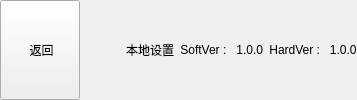
    <widget class="QFrame" name="frame_5">
     <property name="cursor">
      <cursorShape>BlankCursor</cursorShape>
     </property>
     <property name="contextMenuPolicy">
      <enum>Qt::NoContextMenu</enum>
     </property>
     <property name="frameShape">
      <enum>QFrame::NoFrame</enum>
     </property>
     <property name="frameShadow">
      <enum>QFrame::Raised</enum>
     </property>
     <property name="lineWidth">
      <number>0</number>
     </property>
     <layout class="QHBoxLayout" name="horizontalLayout" stretch="2,6,4,6,2">
      <property name="spacing">
       <number>6</number>
      </property>
      <property name="leftMargin">
       <number>0</number>
      </property>
      <property name="topMargin">
       <number>0</number>
      </property>
      <property name="rightMargin">
       <number>0</number>
      </property>
      <property name="bottomMargin">
       <number>0</number>
      </property>
      <item>
       <widget class="QPushButton" name="back_pushButton">
        <property name="sizePolicy">
         <sizepolicy hsizetype="Preferred" vsizetype="Preferred">
          <horstretch>0</horstretch>
          <verstretch>0</verstretch>
         </sizepolicy>
        </property>
        <property name="cursor">
         <cursorShape>BlankCursor</cursorShape>
        </property>
        <property name="focusPolicy">
         <enum>Qt::NoFocus</enum>
        </property>
        <property name="contextMenuPolicy">
         <enum>Qt::NoContextMenu</enum>
        </property>
        <property name="text">
         <string> 返回</string>
        </property>
        <property name="icon">
         <iconset resource="../../resources/master.qrc">
          <normaloff>:/web/icon/undo.png</normaloff>:/web/icon/undo.png</iconset>
        </property>
       </widget>
      </item>
      <item>
       <spacer name="horizontalSpacer">
        <property name="orientation">
         <enum>Qt::Horizontal</enum>
        </property>
        <property name="sizeHint" stdset="0">
         <size>
          <width>40</width>
          <height>20</height>
         </size>
        </property>
       </spacer>
      </item>
      <item>
       <widget class="QLabel" name="page_label">
        <property name="cursor">
         <cursorShape>BlankCursor</cursorShape>
        </property>
        <property name="contextMenuPolicy">
         <enum>Qt::NoContextMenu</enum>
        </property>
        <property name="lineWidth">
         <number>0</number>
        </property>
        <property name="text">
         <string>本地设置</string>
        </property>
        <property name="alignment">
         <set>Qt::AlignCenter</set>
        </property>
       </widget>
      </item>
      <item>
       <widget class="QLabel" name="softver_label">
        <property name="cursor">
         <cursorShape>BlankCursor</cursorShape>
        </property>
        <property name="contextMenuPolicy">
         <enum>Qt::NoContextMenu</enum>
        </property>
        <property name="lineWidth">
         <number>0</number>
        </property>
        <property name="text">
         <string>SoftVer :   1.0.0</string>
        </property>
        <property name="alignment">
         <set>Qt::AlignRight|Qt::AlignTrailing|Qt::AlignVCenter</set>
        </property>
       </widget>
      </item>
      <item>
       <widget class="QLabel" name="hardver_label">
        <property name="cursor">
         <cursorShape>BlankCursor</cursorShape>
        </property>
        <property name="contextMenuPolicy">
         <enum>Qt::NoContextMenu</enum>
        </property>
        <property name="lineWidth">
         <number>0</number>
        </property>
        <property name="text">
         <string>HardVer :   1.0.0</string>
        </property>
        <property name="alignment">
         <set>Qt::AlignCenter</set>
        </property>
       </widget>
      </item>
     </layout>
    </widget>
